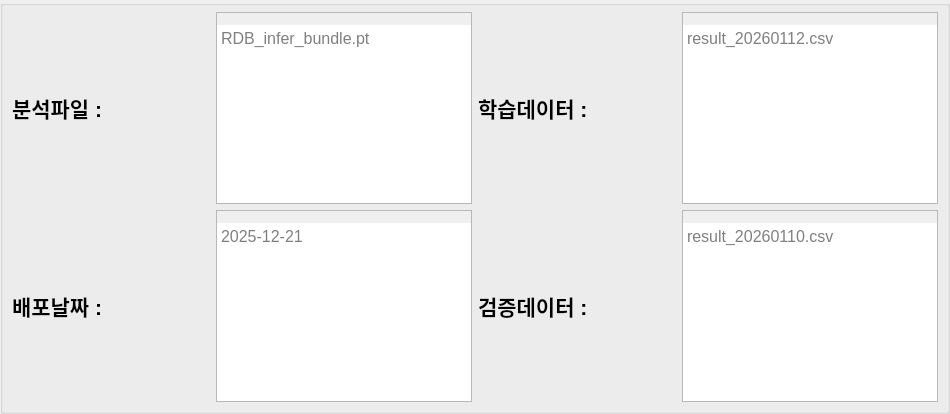
                     <widget class="QGroupBox" name="groupBox_9">
                      <property name="sizePolicy">
                       <sizepolicy hsizetype="Minimum" vsizetype="Minimum">
                        <horstretch>0</horstretch>
                        <verstretch>0</verstretch>
                       </sizepolicy>
                      </property>
                      <property name="minimumSize">
                       <size>
                        <width>950</width>
                        <height>161</height>
                       </size>
                      </property>
                      <property name="styleSheet">
                       <string notr="true">margin : 0px;
padding : 0px</string>
                      </property>
                      <property name="title">
                       <string/>
                      </property>
                      <layout class="QGridLayout" name="gridLayout_32">
                       <item row="0" column="0">
                        <widget class="QLabel" name="label_17">
                         <property name="sizePolicy">
                          <sizepolicy hsizetype="Minimum" vsizetype="Minimum">
                           <horstretch>0</horstretch>
                           <verstretch>0</verstretch>
                          </sizepolicy>
                         </property>
                         <property name="font">
                          <font>
                           <family>Segoe UI</family>
                           <pointsize>16</pointsize>
                           <weight>75</weight>
                           <bold>true</bold>
                          </font>
                         </property>
                         <property name="styleSheet">
                          <string notr="true"/>
                         </property>
                         <property name="text">
                          <string>분석파일 :</string>
                         </property>
                        </widget>
                       </item>
                       <item row="0" column="1">
                        <widget class="QTextBrowser" name="textBrowser_model_2">
                         <property name="sizePolicy">
                          <sizepolicy hsizetype="Minimum" vsizetype="Minimum">
                           <horstretch>0</horstretch>
                           <verstretch>0</verstretch>
                          </sizepolicy>
                         </property>
                         <property name="minimumSize">
                          <size>
                           <width>221</width>
                           <height>54</height>
                          </size>
                         </property>
                         <property name="font">
                          <font>
                           <family>Segoe UI</family>
                           <pointsize>12</pointsize>
                          </font>
                         </property>
                         <property name="styleSheet">
                          <string notr="true">padding-top : 12px;
</string>
                         </property>
                         <property name="placeholderText">
                          <string>RDB_infer_bundle.pt</string>
                         </property>
                        </widget>
                       </item>
                       <item row="0" column="2">
                        <widget class="QLabel" name="label_48">
                         <property name="sizePolicy">
                          <sizepolicy hsizetype="Minimum" vsizetype="Minimum">
                           <horstretch>0</horstretch>
                           <verstretch>0</verstretch>
                          </sizepolicy>
                         </property>
                         <property name="font">
                          <font>
                           <family>Segoe UI</family>
                           <pointsize>16</pointsize>
                           <weight>75</weight>
                           <bold>true</bold>
                          </font>
                         </property>
                         <property name="styleSheet">
                          <string notr="true"/>
                         </property>
                         <property name="text">
                          <string>학습데이터 :</string>
                         </property>
                        </widget>
                       </item>
                       <item row="0" column="3">
                        <widget class="QTextBrowser" name="textBrowser_traindata_2">
                         <property name="sizePolicy">
                          <sizepolicy hsizetype="Minimum" vsizetype="Minimum">
                           <horstretch>0</horstretch>
                           <verstretch>0</verstretch>
                          </sizepolicy>
                         </property>
                         <property name="minimumSize">
                          <size>
                           <width>221</width>
                           <height>54</height>
                          </size>
                         </property>
                         <property name="font">
                          <font>
                           <family>Segoe UI</family>
                           <pointsize>12</pointsize>
                          </font>
                         </property>
                         <property name="styleSheet">
                          <string notr="true">padding-top : 12px;
</string>
                         </property>
                         <property name="placeholderText">
                          <string>result_20260112.csv</string>
                         </property>
                        </widget>
                       </item>
                       <item row="1" column="0">
                        <widget class="QLabel" name="label_49">
                         <property name="sizePolicy">
                          <sizepolicy hsizetype="Minimum" vsizetype="Minimum">
                           <horstretch>0</horstretch>
                           <verstretch>0</verstretch>
                          </sizepolicy>
                         </property>
                         <property name="font">
                          <font>
                           <family>Segoe UI</family>
                           <pointsize>16</pointsize>
                           <weight>75</weight>
                           <bold>true</bold>
                          </font>
                         </property>
                         <property name="styleSheet">
                          <string notr="true"/>
                         </property>
                         <property name="text">
                          <string>배포날짜 :</string>
                         </property>
                        </widget>
                       </item>
                       <item row="1" column="1">
                        <widget class="QTextBrowser" name="textBrowser_detail_2">
                         <property name="sizePolicy">
                          <sizepolicy hsizetype="Minimum" vsizetype="Minimum">
                           <horstretch>0</horstretch>
                           <verstretch>0</verstretch>
                          </sizepolicy>
                         </property>
                         <property name="minimumSize">
                          <size>
                           <width>221</width>
                           <height>54</height>
                          </size>
                         </property>
                         <property name="font">
                          <font>
                           <family>Segoe UI</family>
                           <pointsize>12</pointsize>
                          </font>
                         </property>
                         <property name="styleSheet">
                          <string notr="true">padding-top : 12px;
</string>
                         </property>
                         <property name="placeholderText">
                          <string>2025-12-21</string>
                         </property>
                        </widget>
                       </item>
                       <item row="1" column="2">
                        <widget class="QLabel" name="label_50">
                         <property name="sizePolicy">
                          <sizepolicy hsizetype="Minimum" vsizetype="Minimum">
                           <horstretch>0</horstretch>
                           <verstretch>0</verstretch>
                          </sizepolicy>
                         </property>
                         <property name="font">
                          <font>
                           <family>Segoe UI</family>
                           <pointsize>16</pointsize>
                           <weight>75</weight>
                           <bold>true</bold>
                          </font>
                         </property>
                         <property name="styleSheet">
                          <string notr="true"/>
                         </property>
                         <property name="text">
                          <string>검증데이터 :</string>
                         </property>
                        </widget>
                       </item>
                       <item row="1" column="3">
                        <widget class="QTextBrowser" name="textBrowser_validdata_2">
                         <property name="sizePolicy">
                          <sizepolicy hsizetype="Minimum" vsizetype="Minimum">
                           <horstretch>0</horstretch>
                           <verstretch>0</verstretch>
                          </sizepolicy>
                         </property>
                         <property name="minimumSize">
                          <size>
                           <width>221</width>
                           <height>54</height>
                          </size>
                         </property>
                         <property name="font">
                          <font>
                           <family>Segoe UI</family>
                           <pointsize>12</pointsize>
                          </font>
                         </property>
                         <property name="styleSheet">
                          <string notr="true">padding-top : 12px;
</string>
                         </property>
                         <property name="placeholderText">
                          <string>result_20260110.csv</string>
                         </property>
                        </widget>
                       </item>
                      </layout>
                     </widget>
